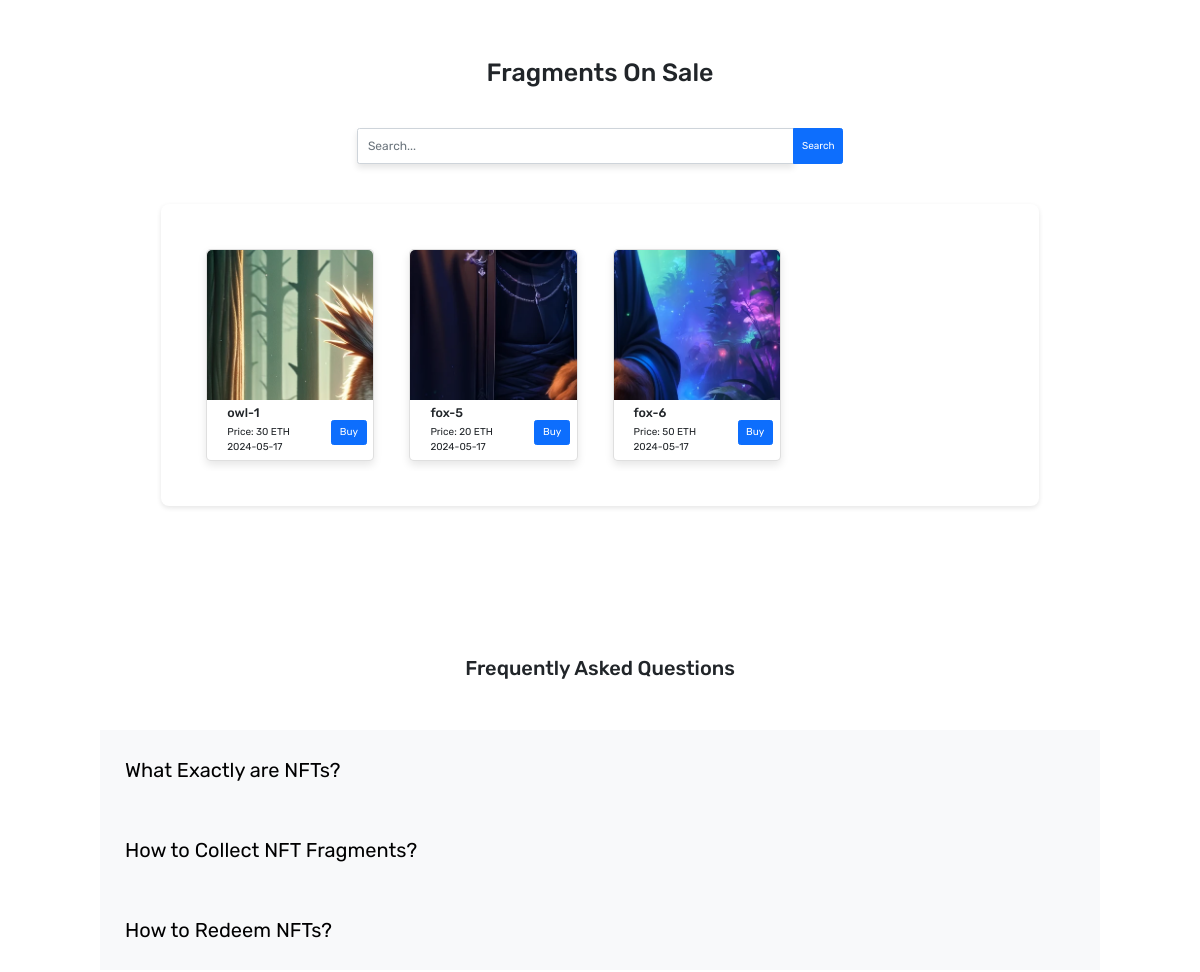
/marketplace (middle part), run on an earlier commit of the app's database.
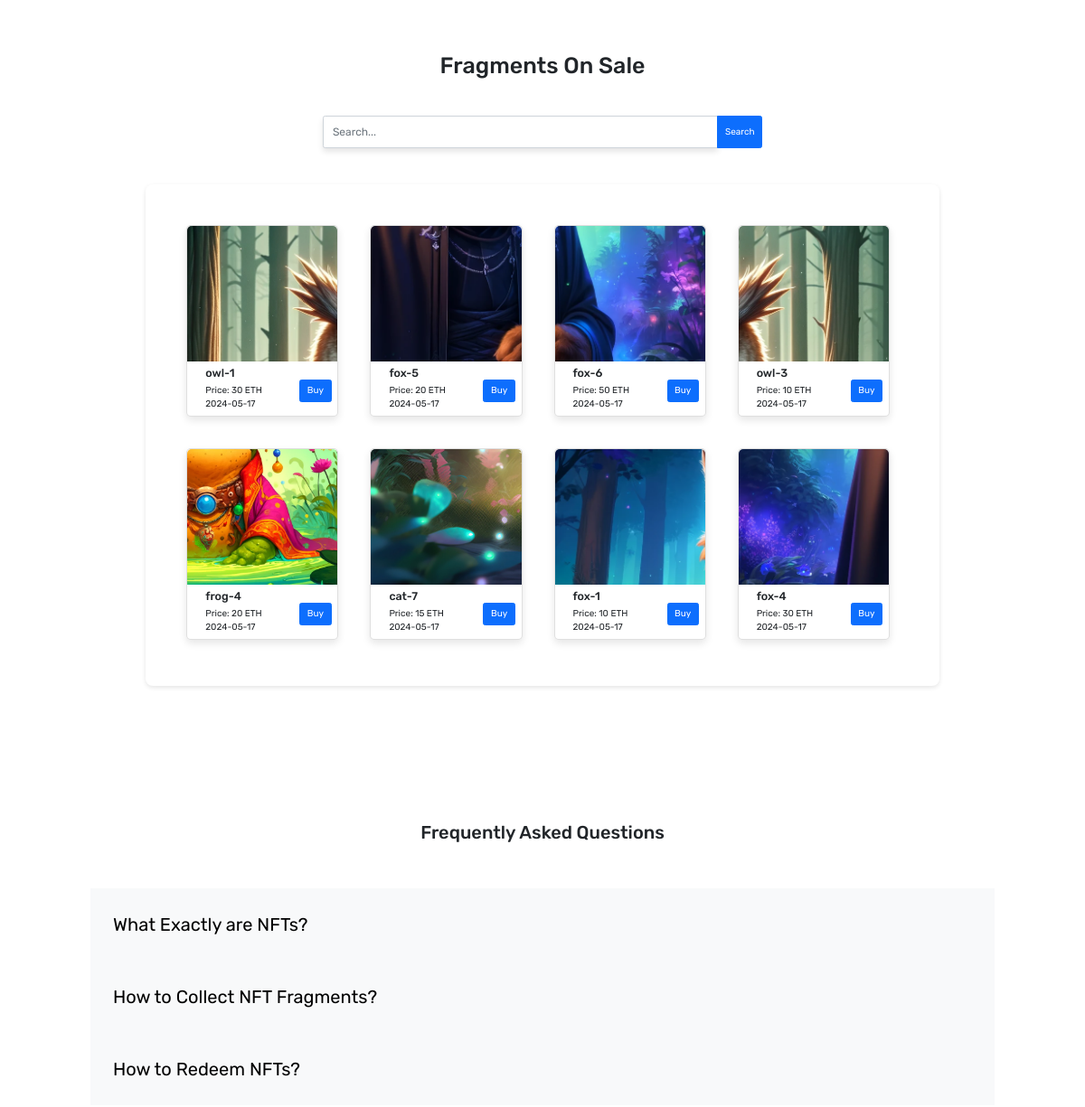
And on a later commit of the database.
### app/models.py (models this page shows, shortened)
class Trade(db.Model):
    __tablename__ = 'trade'
    id = db.Column(db.String(64),  db.ForeignKey('fragment.id'), primary_key=True)
    owner = db.Column(db.Integer, db.ForeignKey('users.id'))
    price = db.Column(db.String(255), nullable=False, default='0.0')
    listed_time = db.Column(db.DateTime, default=datetime.now(timezone.utc))
    __table_args__ = (
        db.CheckConstraint('price >= 0'),
    )

class Fragment(db.Model):
    __tablename__ = 'fragment'
    id = db.Column(db.String(64), primary_key=True)
    img_id = db.Column(db.String(64), db.ForeignKey('nft.id'))
    path = db.Column(db.String(255), unique=True, nullable=False)
    piece_number = db.Column(db.Integer, nullable=False)
    owner = db.Column(db.Integer, db.ForeignKey('users.id'))
    __table_args__ = (
        db.CheckConstraint('piece_number BETWEEN 1 AND 9'),
    )
    trade = db.relationship('Trade', backref='fragment', uselist=False, lazy='joined', cascade='all, delete', passive_deletes=True, primaryjoin="Fragment.id==Trade.id")
    @hybrid_property
    def name(self):
        if 'static/outputs/' in self.path:
            file_name_with_extension = self.path.split('static/outputs/')[-1]
            file_name, _ = os.path.splitext(file_name_with_extension)
            return file_name
        return None

### app/routes.py (the view)
@app.route('/marketplace', methods=['GET'])
def marketplace():
    buy_form = BuyForm()
    redeem_form = RedeemForm()
    trades = Trade.query.all()
    users = User.query.all()
    nft = NFT.query.filter_by(completed=0).all()
    return render_template('marketplace.html', trades=trades, nft=nft ,buy_form=buy_form, redeem_form=redeem_form, user_num = len(users))

### app/forms.py
class BuyForm(FlaskForm):
    fragment_id = StringField('FragmentId', validators=[DataRequired()])
    buyer = StringField('Buyer', validators=[DataRequired()])
    submit = SubmitField('Confirm')

class RedeemForm(FlaskForm):
    nft_id = StringField('NftId', validators=[DataRequired()])
    user = StringField('User', validators=[DataRequired()])
    submit = SubmitField('Confirm')

### app/models.py (called while the page is built)
    @hybrid_property
    def name(self):
        if 'static/uploads/' in self.path:
            file_name_with_extension = self.path.split('static/uploads/')[-1]
            file_name, _ = os.path.splitext(file_name_with_extension)
            return file_name
        return None

### templates/marketplace.html (shortened to what this page needs)
<!DOCTYPE html>
<html lang="en">
<head>
    <link href="https://cdn.bootcss.com/bootstrap/5.1.3/css/bootstrap.min.css" rel="stylesheet">
    <link href="{{ url_for('static', filename='css/main.css') }}" rel="stylesheet">
    <link href="{{ url_for('static', filename='css/marketplace.css') }}" rel="stylesheet">
</head>
<body>
    <div class="container-fluid d-flex flex-column align-items-center">
        <h1 class="mb-3 text-center my-5">Fragments On Sale</h1>
        <div class="search-container my-5 col-10">
            <div class="row justify-content-center">
                <div class="col-md-6">
                    <form class="input-group" id="search-form">
                        <input class="form-control" type="search" placeholder="Search..." aria-label="Search" id="search-input">
                        <button class="btn btn-primary" type="submit"> Search</button>
                    </form>
                </div>
            </div>
        </div>
        <div class="container-fluid d-flex flex-column align-items-center">
            <div class="sidebar-container col-10 mt-3">
                <div class="section">
                    <div class="section-content" id="all-fragments">
                        <div class="row row-cols-1 row-cols-md-4 g-4" id="fragments-container">
                            {% for trade in trades %}
                            <div class="col">
                                <div class="card">
                                    <img src="{{ trade.fragment.path }}" class="card-img-top" alt="{{ trade.fragment.name }}">
                                    <div class="card-body container d-flex flex-row justify-content-around">
                                        <div class="container d-flex flex-column col-8">
                                            <h5 class="card-title">{{ trade.fragment.name }}</h5>
                                            <p class="card-text">
                                                <span>Price: {{ trade.price }} ETH</span>
                                                <br>
                                                <span>{{ trade.listed_time.date() }}</span>
                                            </p>
                                        </div>
                                        <div class="container d-flex col-4">
                                            <button type="button" class="btn btn-primary" data-bs-toggle="modal" data-bs-target="#BuyModal"
                                            data-fragment-id="{{ trade.fragment.id }}"
                                            data-fragment-path="{{ trade.fragment.path }}"
                                            data-fragment-name="{{ trade.fragment.name }}"
                                            data-fragment-price="{{ trade.price }}"
                                            data-fragment-release-time="{{ trade.listed_time.date() }}">
                                            Buy
                                        </button>
                                        </div>
                                    </div>
                                </div>
                            </div>
                            {% endfor %}
                        </div>
                    </div>
                </div>
            </div>
        </div>
    </div>
    <div class="collap-container">
        <h2 class="FAQ">Frequently Asked Questions</h2>
        <button type="button" class="collap-btn bg-light">What Exactly are NFTs?</button>
            <button type="button" class="collap-btn bg-light">How to Collect NFT Fragments?</button>
        <button type="button" class="collap-btn bg-light">How to Redeem NFTs?</button>
    </div>
</body>
</html>

### static/css/main.css (style rules this page uses)
* { margin:0; padding: 0; box-sizing: border-box; }
html { font-size: 62.5%; }
html,body,a,h1,h2,h3,h4,h5,h6,p,td,li { font-family: "Rubik",sans-serif }
.form-control { font-size: 12px; padding: 8px 10px; border-radius: 5px; }
#fragments-container { max-height: 500px; overflow-y: auto; padding-right: 10px; }
#fragments-container .card-img-top { max-height: 150px; object-fit: cover; }
#fragments-container .btn { margin-top: 4px; }
.section { background-color: #ffffff; padding: 20px; border-radius: 8px; margin-bottom: 50px; box-shadow: 0 2px 5px rgba(0,0,0,0.1); width: 90%; margin-left: auto; margin-right: auto; }
.section-content { padding: 15px; border-radius: 8px; overflow: hidden; }
.card { margin: 10px; box-shadow: 0 4px 8px rgba(0,0,0,0.1); transition: transform 0.3s ease-in-out; border-radius: 5px; }
.card-img-top { width: 100%; height: 80%; border-top-left-radius: 5px; border-top-right-radius: 5px; }
.card-body { height: 20%; display: flex; align-items: center; padding: 5px; }

### static/css/marketplace.css (style rules this page uses)
.collap-container { margin:10rem 10rem; }
.FAQ { text-align: center; margin-bottom: 5rem; }
.collap-btn { cursor: pointer; padding: 2.5rem; width: 100%; border: none; text-align: left; outline: none; font-size: 2rem; transition: font-size 0.15s ease-in-out; }
#search-form .form-control { border-radius: 0.25rem 0 0 0.25rem; box-shadow: 0 4px 6px rgba(0, 0, 0, 0.1); }
#search-form button { border-radius: 0 0.25rem 0.25rem 0; transition: all 0.2s; }

What changed in the data, as far as the page shows it:
added Trade: fragment.path (picture), fragment.name "owl-3", price "10", listed_time "2024-05-17"
added Trade: fragment.path (picture), fragment.name "frog-4", price "20", listed_time "2024-05-17"
added Trade: fragment.path (picture), fragment.name "cat-7", price "15", listed_time "2024-05-17"
added Trade: fragment.path (picture), fragment.name "fox-1", price "10", listed_time "2024-05-17"
added Trade: fragment.path (picture), fragment.name "fox-4", price "30", listed_time "2024-05-17"
